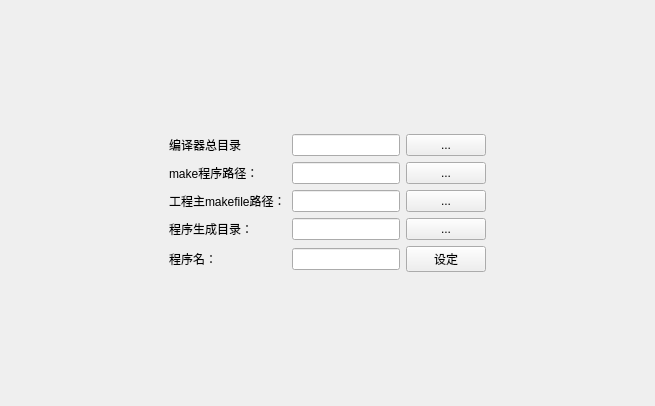
<?xml version="1.0" encoding="UTF-8"?>
<ui version="4.0">
 <class>MakeConfigWidget</class>
 <widget class="QWidget" name="MakeConfigWidget">
  <property name="geometry">
   <rect>
    <x>0</x>
    <y>0</y>
    <width>655</width>
    <height>406</height>
   </rect>
  </property>
  <property name="windowTitle">
   <string>Form</string>
  </property>
  <layout class="QGridLayout" name="gridLayout_2">
   <item row="0" column="1">
    <spacer name="verticalSpacer">
     <property name="orientation">
      <enum>Qt::Vertical</enum>
     </property>
     <property name="sizeType">
      <enum>QSizePolicy::Preferred</enum>
     </property>
     <property name="sizeHint" stdset="0">
      <size>
       <width>20</width>
       <height>160</height>
      </size>
     </property>
    </spacer>
   </item>
   <item row="1" column="0">
    <spacer name="horizontalSpacer">
     <property name="orientation">
      <enum>Qt::Horizontal</enum>
     </property>
     <property name="sizeType">
      <enum>QSizePolicy::Expanding</enum>
     </property>
     <property name="sizeHint" stdset="0">
      <size>
       <width>139</width>
       <height>20</height>
      </size>
     </property>
    </spacer>
   </item>
   <item row="1" column="1">
    <widget class="QWidget" name="widget" native="true">
     <property name="sizePolicy">
      <sizepolicy hsizetype="Preferred" vsizetype="Preferred">
       <horstretch>0</horstretch>
       <verstretch>0</verstretch>
      </sizepolicy>
     </property>
     <layout class="QGridLayout" name="gridLayout">
      <item row="2" column="0">
       <widget class="QLabel" name="makefielLabel">
        <property name="text">
         <string>工程主makefile路径：</string>
        </property>
       </widget>
      </item>
      <item row="0" column="2">
       <widget class="QPushButton" name="compilerBtn">
        <property name="text">
         <string>...</string>
        </property>
       </widget>
      </item>
      <item row="1" column="1">
       <widget class="QLineEdit" name="makeLineEdit"/>
      </item>
      <item row="3" column="0">
       <widget class="QLabel" name="exeLabel">
        <property name="text">
         <string>程序生成目录：</string>
        </property>
       </widget>
      </item>
      <item row="2" column="1">
       <widget class="QLineEdit" name="makefieLineEdit"/>
      </item>
      <item row="1" column="0">
       <widget class="QLabel" name="makeLabel">
        <property name="text">
         <string>make程序路径：</string>
        </property>
       </widget>
      </item>
      <item row="3" column="1">
       <widget class="QLineEdit" name="exeLineEdit"/>
      </item>
      <item row="0" column="1">
       <widget class="QLineEdit" name="compilerLineEdit"/>
      </item>
      <item row="0" column="0">
       <widget class="QLabel" name="compilerLabel">
        <property name="text">
         <string>编译器总目录</string>
        </property>
       </widget>
      </item>
      <item row="2" column="2">
       <widget class="QPushButton" name="makefileBtn">
        <property name="text">
         <string>...</string>
        </property>
       </widget>
      </item>
      <item row="3" column="2">
       <widget class="QPushButton" name="exeBtn">
        <property name="text">
         <string>...</string>
        </property>
       </widget>
      </item>
      <item row="1" column="2">
       <widget class="QPushButton" name="makeBtn">
        <property name="text">
         <string>...</string>
        </property>
       </widget>
      </item>
      <item row="4" column="0">
       <widget class="QLabel" name="exeNameLabel">
        <property name="text">
         <string>程序名：</string>
        </property>
       </widget>
      </item>
      <item row="4" column="1">
       <widget class="QLineEdit" name="exeNameLineEdit"/>
      </item>
      <item row="4" column="2">
       <widget class="QPushButton" name="exeNameBtn">
        <property name="text">
         <string>设定</string>
        </property>
       </widget>
      </item>
     </layout>
    </widget>
   </item>
   <item row="1" column="2">
    <spacer name="horizontalSpacer_2">
     <property name="orientation">
      <enum>Qt::Horizontal</enum>
     </property>
     <property name="sizeType">
      <enum>QSizePolicy::Expanding</enum>
     </property>
     <property name="sizeHint" stdset="0">
      <size>
       <width>139</width>
       <height>20</height>
      </size>
     </property>
    </spacer>
   </item>
   <item row="2" column="1">
    <spacer name="verticalSpacer_2">
     <property name="orientation">
      <enum>Qt::Vertical</enum>
     </property>
     <property name="sizeType">
      <enum>QSizePolicy::Preferred</enum>
     </property>
     <property name="sizeHint" stdset="0">
      <size>
       <width>20</width>
       <height>160</height>
      </size>
     </property>
    </spacer>
   </item>
  </layout>
 </widget>
 <resources/>
 <connections/>
</ui>
